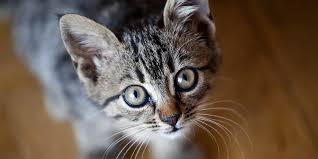
#> input picture python/opencv/cat.jpeg, 318 x 159 px
$ python translation.py --image cat.jpeg
#> lines starting #> are read from the running program, lines starting #| are printed output that depends on the picture
import numpy as np
import cv2
import imutils
import argparse

#This is parsing the image
# fetching the arguments and save in dictionary
ap = argparse.ArgumentParser() #parse command line arguments
ap.add_argument("-i", "--image", required = True, help="Path to the image") #pass image from command line labelled as argument "-image"
args = vars(ap.parse_args()) #parse the arguments and store them in a dictionary

# loading and converting the image into numpy array
# printing the corresponding values
image = cv2.imread(args["image"])
#> image is the input picture: shape (159, 318, 3); mean B, G, R 75.4, 88.7, 105

#Shifting the image now
#shifted down
shifted = imutils.translate(image, 0, 100) #translate(image,x,y=100 i.e + values in y shifted down)
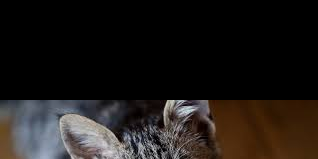
#> shifted: shape (159, 318, 3); mean B, G, R 23.5, 26, 30.3
#showing
cv2.imshow("This is shifted down image", shifted)
#showtime
cv2.waitKey(0)

#Shifting the image now
#shifted up
shifted = imutils.translate(image, 0, -100) #translate(image,x,y=-100 i.e - values in y shifted up)
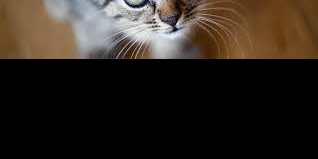
#> shifted: shape (159, 318, 3); mean B, G, R 31.6, 39.1, 47
#showing
cv2.imshow("This is shifted up image", shifted)
#showtime
cv2.waitKey(0)

#Shifting the image now
#shifted left
shifted = imutils.translate(image, -100, 0) #translate(image,x=-100,y=0 i.e - values in x shifted left)
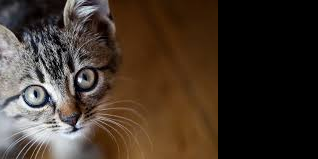
#> shifted: shape (159, 318, 3); mean B, G, R 41.6, 52.7, 66.2
#showing
cv2.imshow("This is shifted left image", shifted)
#showtime
cv2.waitKey(0)

#Shifting the image now
#shifted right
shifted = imutils.translate(image, 100, 0) #translate(image,x=100,y=0 i.e + values in x shifted right)
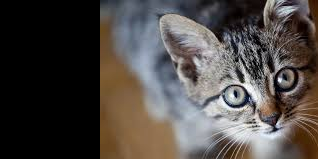
#> shifted: shape (159, 318, 3); mean B, G, R 69, 72.5, 78.2
#showing
cv2.imshow("This is shifted right image", shifted)
#showtime
cv2.waitKey(0)

#Shifting the image now
#shifted combine
shifted = imutils.translate(image, 100, 50) #translate(image,x=100,y=50)
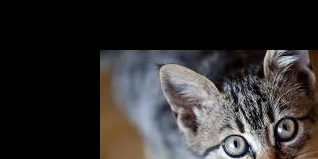
#> shifted: shape (159, 318, 3); mean B, G, R 45.6, 46.2, 48.8
#showing
cv2.imshow("This is shifted combine image", shifted)
#showtime
cv2.waitKey(0)

$ run again, on python/opencv/cing.jpg
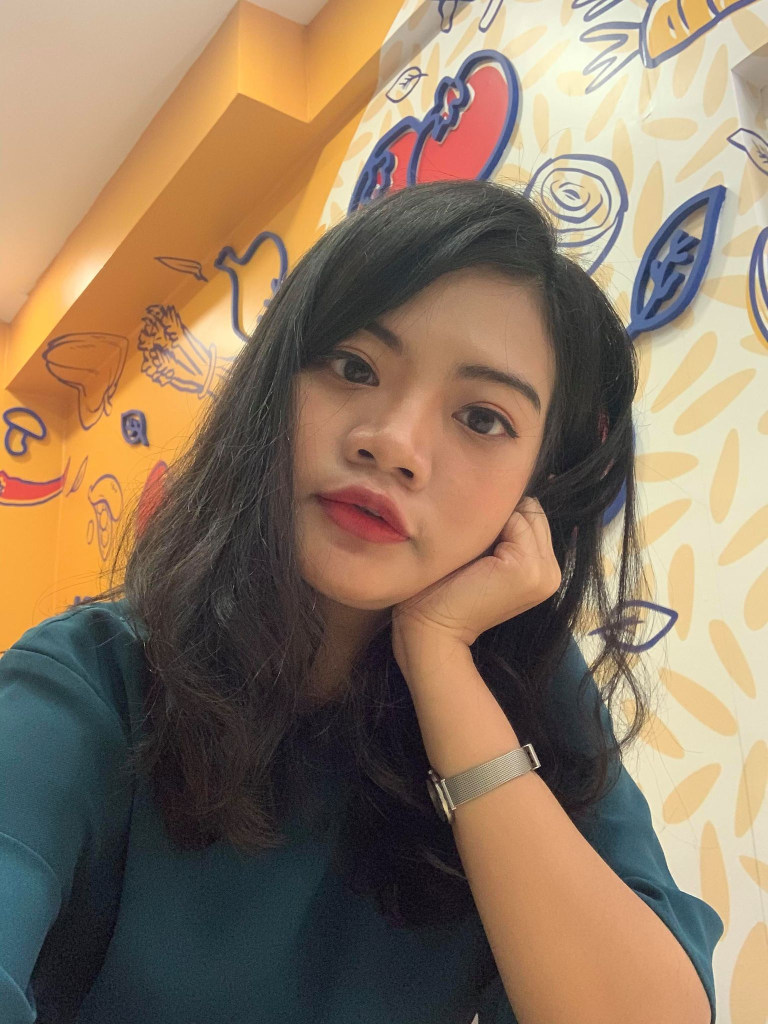
#> input picture python/opencv/cing.jpg, 1536 x 2048 px (shown at 1/2 size)
#> image is the input picture: shape (2048, 1536, 3); mean B, G, R 98, 120.7, 142.9
#> `shifted = imutils.translate(image, 100, 0)`:
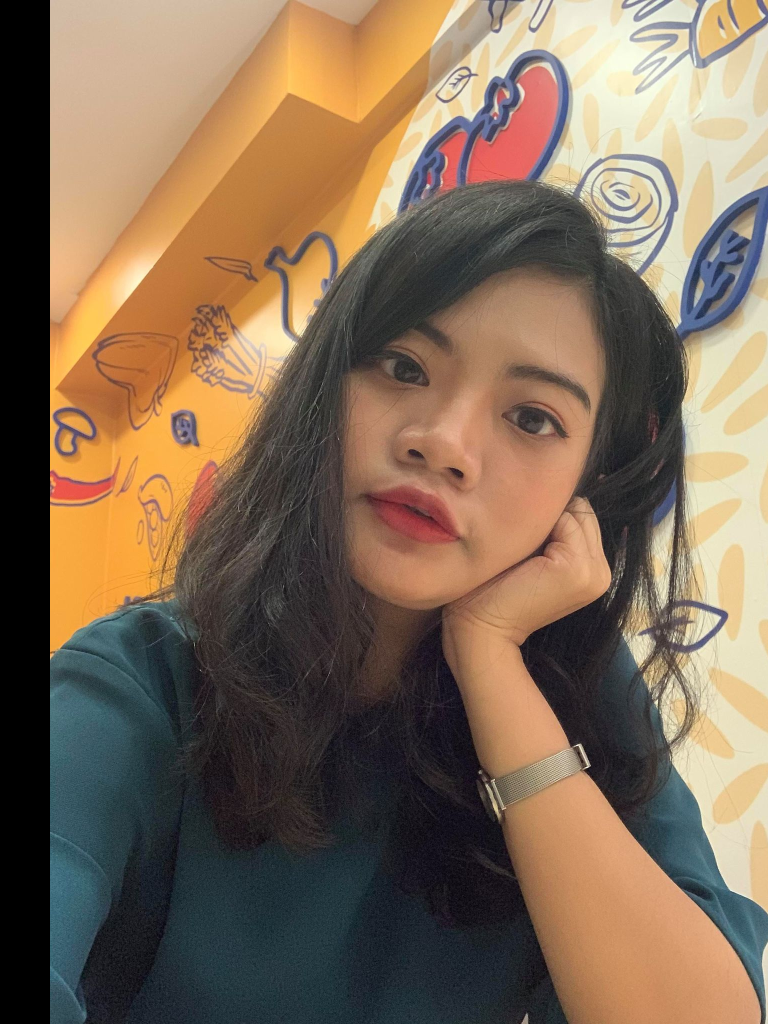
#> shifted: shape (2048, 1536, 3) (shown at 1/2 size); mean B, G, R 86.7, 107.4, 128.6
#> `shifted = imutils.translate(image, 100, 50)`:
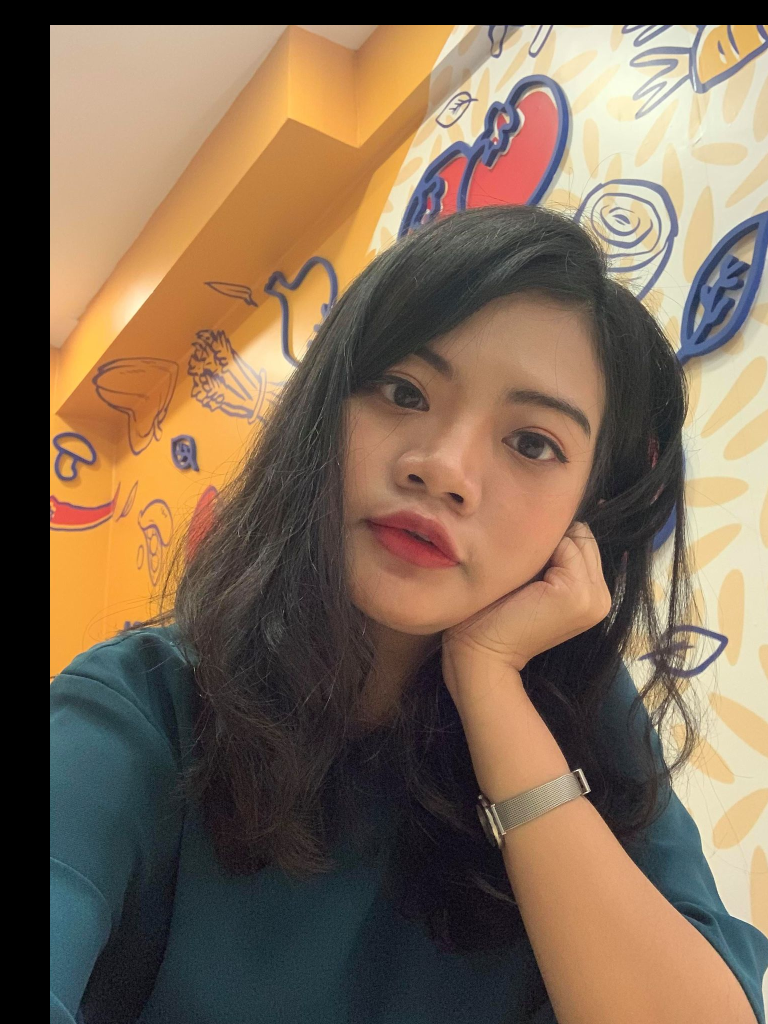
#> shifted: shape (2048, 1536, 3) (shown at 1/2 size); mean B, G, R 85.2, 105.7, 126.8

$ run again, on python/opencv/cing1.png
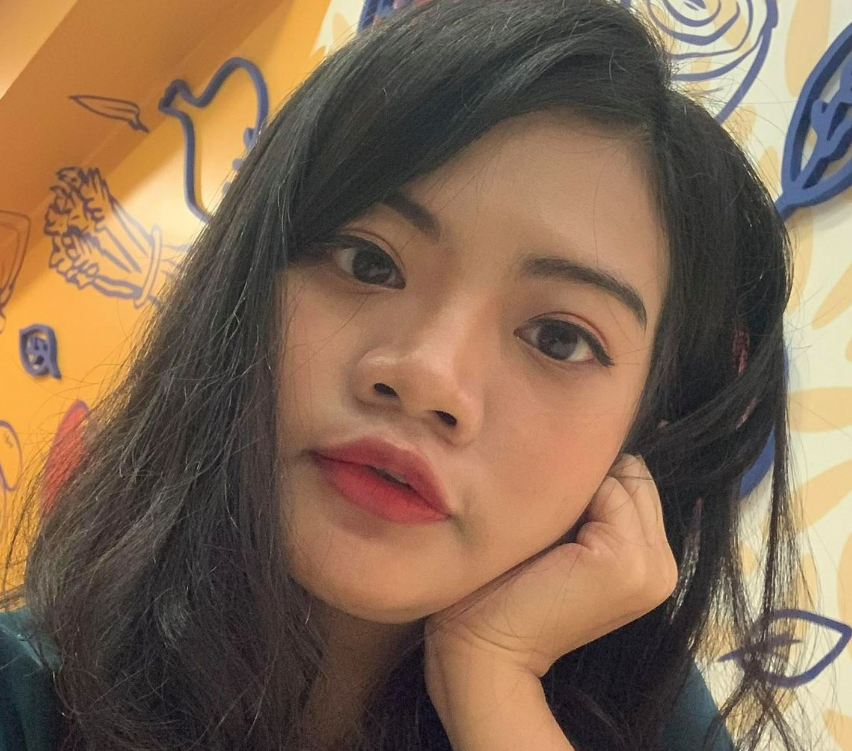
#> input picture python/opencv/cing1.png, 852 x 751 px
#> image is the input picture: shape (751, 852, 3); mean B, G, R 82.8, 105.2, 130.9
#> `shifted = imutils.translate(image, 100, 0)`:
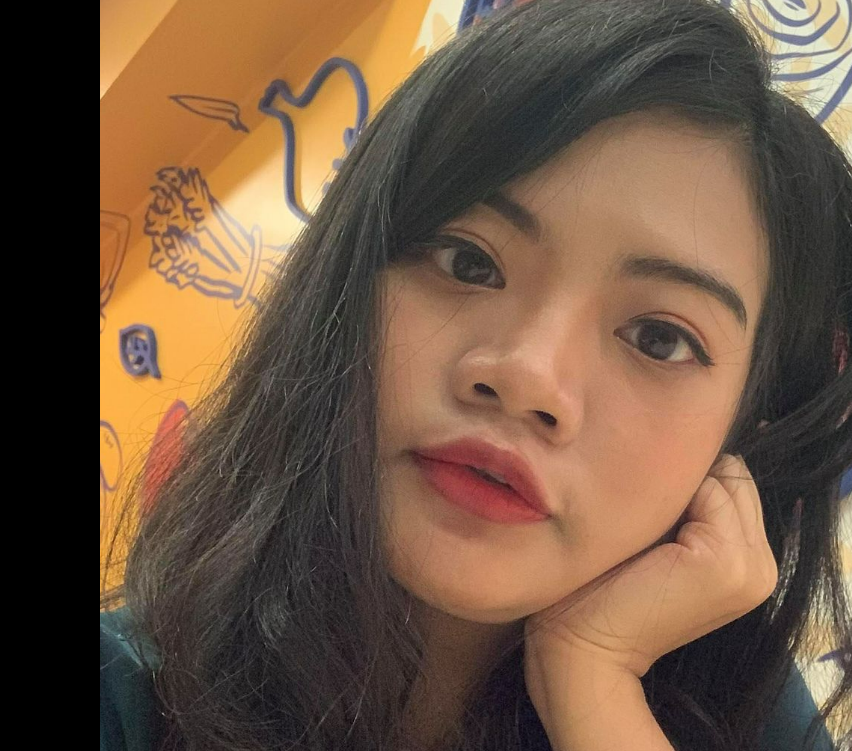
#> shifted: shape (751, 852, 3); mean B, G, R 66.1, 86, 111
#> `shifted = imutils.translate(image, 100, 50)`:
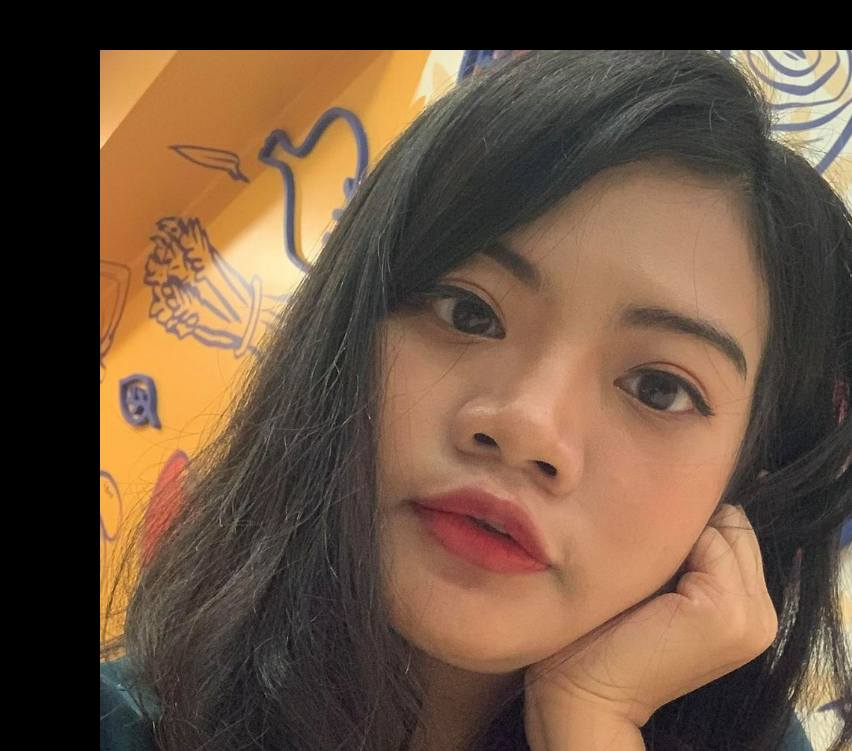
#> shifted: shape (751, 852, 3); mean B, G, R 63, 82.7, 106.9
